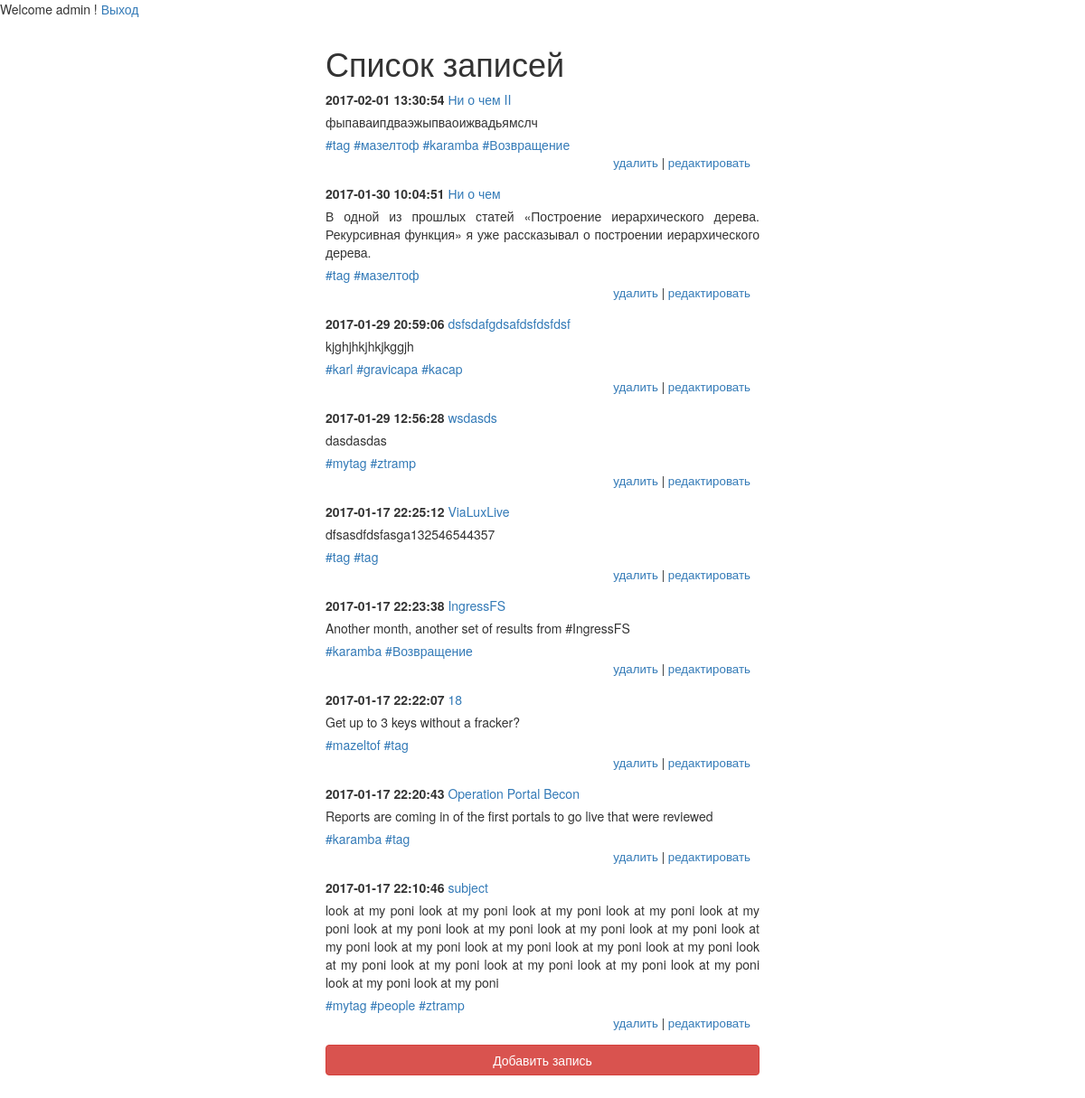
Page / (signed in) on the committed database.
### tables this page shows
CREATE TABLE `post` (
  `post_id` bigint(20) unsigned NOT NULL AUTO_INCREMENT,
  `post_title` varchar(255) DEFAULT NULL,
  `post_min_text` text,
  `post_text` text,
  `post_create_datetime` timestamp NULL DEFAULT NULL,
  `post_update_datetime` timestamp NOT NULL DEFAULT CURRENT_TIMESTAMP ON UPDATE CURRENT_TIMESTAMP,
  UNIQUE KEY `post_id` (`post_id`)
);

### include/db.php (called while the page is built, shortened)
<?php
try {
    $link = new PDO('mysql:host=localhost;dbname=blog', 'level', 'pass');
} catch (PDOException $e) {
    print "Error!: " . $e->getMessage() . "<br/>";
    die();
}
$select = $link->query("SELECT post.* , group_concat(tag.tag_title) as tags FROM post LEFT JOIN post_to_tag USING (post_id) LEFT JOIN tag USING (tag_id) group by post.post_id DESC");
$res_select = $select->fetchAll(PDO::FETCH_ASSOC);

### index.php (the view, shortened to what this page needs)
<?php
require_once '/var/www/html/blog/include/db.php';
require_once '/var/www/html/blog/include/valid.php';
?>
<!DOCTYPE html>
<html lang="ru">
	<head>
		<link rel="stylesheet" href="css/bootstrap.css">
		<link rel="stylesheet" href="css/styless.css">
	</head>
	<body>
    <?php  if (!$_SESSION['logined']):?>
        <p class="error"><?=$error_login;?></p>
    <form action="" method="post" class="admin">
        <input type="text" name="name" placeholder="Введите имя">
        <input type="password" name="password" placeholder="Введите пароль" class="pass">
        <input name="sub" type="submit" value="Отправить">
    </form>
    <?php else: echo "Welcome " . $_SESSION['user']. " ! ";?>
        <a href='?exit' class="ex">Выход</a>
    <?php endif; ?>
		<div id="wrapper">
			<h1>Список записей</h1>
            <?php for($i=0;$i<count($res_select);$i++):?>
			<div class="note">
				<p>
					<span class="date"><?=$res_select[$i]['post_create_datetime'];?></span>
					<a href="include/note.php?id=<?=$res_select[$i]['post_id']?>"><?=$res_select[$i]['post_title'];?></a>
				</p>
				<p>
					<?=$res_select[$i]['post_min_text'];?>
				</p>
				<?php if ($res_select[$i]['tags']) {
					     $value['tags'] = explode(',', $res_select[$i]['tags']);
					     foreach ($value['tags'] as $tag) {
					     	    ?>
                                  <span class="print_tag">
                                        <a href='include/posttotag.php?tag=<?=$tag?>'><?="#".$tag?></a>
                                  </span>
					     <?php  } ?>
				<?php } ?>
                <?php if($_SESSION['logined']): ?>
				<p class="nav">
					<a href="index.php?page=<?=$res_select[$i]['post_id']?>&del=<?=$res_select[$i]['post_id']?>">удалить</a> |
					<a href="include/edit.php?id=<?=$res_select[$i]['post_id']?>">редактировать</a>
				</p>
                <?php endif;?>
			</div>
            <?php endfor;?>
            <?php if($_SESSION['logined']): ?>
			<div>
				<a href="include/add.php" class="btn btn-danger btn-block">Добавить запись</a>
			</div>
            <?php endif; ?>
		</div>
	</body>
</html>

### css/styless.css (style rules this page uses)
#wrapper { width: 500px; margin: 0px auto; padding: 10px; text-align: justify; }
#wrapper > div { margin-bottom: 15px; }
#wrapper p { margin-bottom: 5px; }
.date { font-weight: bold; }
.nav { text-align: right; padding-right: 10px; font-size: 10pt; }

### rows in the picture
post: post_create_datetime "2017-02-01 13:30:54", post_title "Ни о чем II", post_min_text "фыпаваипдваэжыпваоижвадьямслч", tag "tag", tag "мазелтоф", tag "karamba", tag "Возвращение"
post: post_create_datetime "2017-01-30 10:04:51", post_title "Ни о чем", post_min_text "В одной из прошлых статей «Построение иерархического дерева. Рекурсивная функция» я уже рассказывал о построении иерархического дерева.", tag "tag", tag "мазелтоф"
post: post_create_datetime "2017-01-29 20:59:06", post_title "dsfsdafgdsafdsfdsfdsf", post_min_text "kjghjhkjhkjkggjh", tag "karl", tag "gravicapa", tag "kacap"
post: post_create_datetime "2017-01-29 12:56:28", post_title "wsdasds", post_min_text "dasdasdas", tag "mytag", tag "ztramp"
post: post_create_datetime "2017-01-17 22:25:12", post_title "ViaLuxLive", post_min_text "dfsasdfdsfasga132546544357", tag "tag"
post: post_create_datetime "2017-01-17 22:23:38", post_title "IngressFS", post_min_text "Another month, another set of results from #IngressFS", tag "karamba", tag "Возвращение"
post: post_create_datetime "2017-01-17 22:22:07", post_title "18", post_min_text "Get up to 3 keys without a fracker?", tag "mazeltof", tag "tag"
post: post_create_datetime "2017-01-17 22:20:43", post_title "Operation Portal Becon", post_min_text "Reports are coming in of the first portals to go live that were reviewed", tag "karamba", tag "tag"
post: post_create_datetime "2017-01-17 22:10:46", post_title "subject", post_min_text "look at my poni look at my poni look at my poni look at my poni look at my poni look at my poni look at my poni look at my poni look at my poni look at my poni look at my poni look at my poni look at my poni look at my poni look at my poni look at my poni look at my poni look at my poni look at my poni look at my poni look at my poni", tag "mytag", tag "people", tag "ztramp"

### other values in the picture
$_SESSION['user'] "admin"
